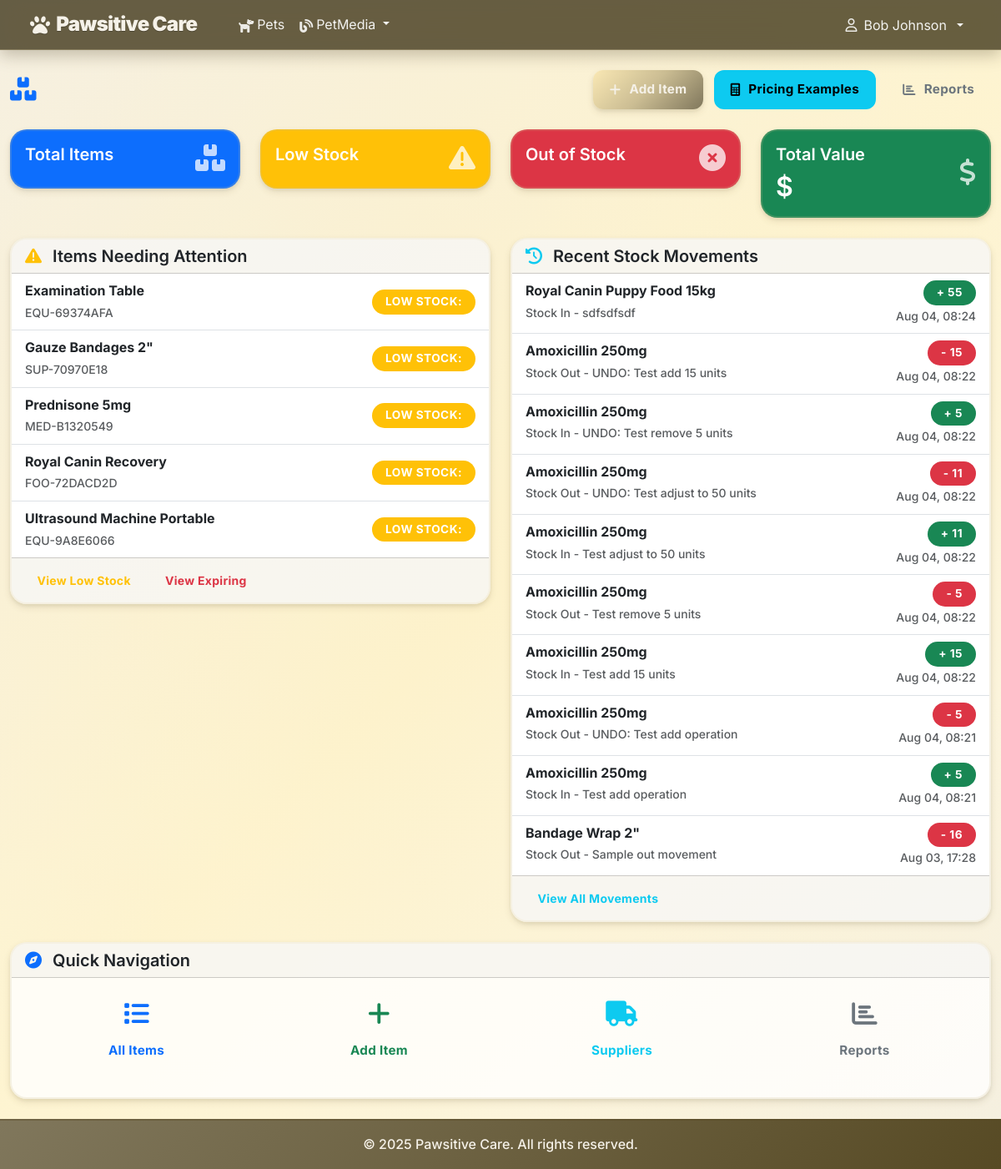
/inventory/ (signed in), run on the app's committed database.
### accounts/models.py (models this page shows, shortened)
class CustomUser(AbstractUser):
    ROLE_CHOICES = [
        ('admin', 'Admin'),
        ('vet', 'Veterinarian'),
        ('staff', 'Staff'),
        ('client', 'Client'),
    ]
    phone = models.CharField(max_length=20, blank=False)
    address = models.TextField(blank=False)
    role = models.CharField(max_length=10, choices=ROLE_CHOICES, default='client')
    def is_admin(self):
        return self.role == 'admin'
    def is_vet(self):
        return self.role == 'vet'
    def is_staff_member(self):
        return self.role == 'staff'

### inventory/models.py (models this page shows, shortened)
class InventoryItem(models.Model):
    CATEGORY_CHOICES = [
        ('MEDICINE', 'Medicine'),
        ('SUPPLY', 'Medical Supply'),
        ('EQUIPMENT', 'Equipment'),
        ('FOOD', 'Pet Food'),
        ('OTHER', 'Other'),
    ]
    UNIT_CHOICES = [
        ('PIECES', 'Pieces'),
        ('BOXES', 'Boxes'),
        ('BOTTLES', 'Bottles'),
        ('KILOGRAMS', 'Kilograms'),
        ('LITERS', 'Liters'),
        ('PACKS', 'Packs'),
    ]
    name = models.CharField(max_length=200)
    description = models.TextField(blank=True)
    sku = models.CharField(max_length=50, unique=True, help_text="Stock Keeping Unit")
    category = models.CharField(max_length=20, choices=CATEGORY_CHOICES)
    unit_price = models.DecimalField(max_digits=10, decimal_places=2)
    quantity_in_stock = models.PositiveIntegerField(default=0)
    unit = models.CharField(max_length=20, choices=UNIT_CHOICES, default='PIECES')
    minimum_stock_level = models.PositiveIntegerField(default=10)
    reorder_point = models.PositiveIntegerField(default=20)
    supplier = models.ForeignKey('Supplier', on_delete=models.SET_NULL, null=True, blank=True)
    expiry_date = models.DateField(null=True, blank=True)
    last_restocked = models.DateTimeField(null=True, blank=True)
    created_at = models.DateTimeField(auto_now_add=True)
    updated_at = models.DateTimeField(auto_now=True)
    is_active = models.BooleanField(default=True)
    objects = InventoryManager()
    class Meta:
        ordering = ['name']
        indexes = [
            models.Index(fields=['sku']),
            models.Index(fields=['category']),
            models.Index(fields=['quantity_in_stock']),
        ]

class StockMovement(models.Model):
    MOVEMENT_TYPES = [
        ('IN', 'Stock In'),
        ('OUT', 'Stock Out'),
        ('ADJUSTMENT', 'Adjustment'),
        ('EXPIRED', 'Expired'),
        ('DAMAGED', 'Damaged'),
    ]
    item = models.ForeignKey(InventoryItem, on_delete=models.CASCADE, related_name='movements')
    movement_type = models.CharField(max_length=20, choices=MOVEMENT_TYPES)
    quantity = models.PositiveIntegerField()
    reason = models.CharField(max_length=200)
    old_quantity = models.PositiveIntegerField()
    new_quantity = models.PositiveIntegerField()
    created_by = models.ForeignKey(settings.AUTH_USER_MODEL, on_delete=models.SET_NULL, null=True)
    created_at = models.DateTimeField(auto_now_add=True)
    notes = models.TextField(blank=True)
    class Meta:
        ordering = ['-created_at']

### inventory/views.py (the view)
# urls.py: path('', views.inventory_dashboard, name='dashboard'),
@login_required
def inventory_dashboard(request):
    repo = get_inventory_repo()
    total_items = repo.count_items()
    low_stock_items = repo.get_low_stock_items()
    expired_items = repo.get_expired_items()
    expiring_soon = repo.get_expiring_items(days=30)
    recent_movements = StockMovement.objects.select_related('item', 'created_by').order_by('-created_at')[:10]
    total_value = InventoryItem.objects.aggregate(
        total=Sum(F('unit_price') * F('quantity_in_stock'))
    )['total'] or 0
    context = {
        'total_items': total_items,
        'low_stock_count': low_stock_items.count(),
        'expired_count': expired_items.count(),
        'expiring_soon_count': expiring_soon.count(),
        'total_value': total_value,
        'recent_movements': recent_movements,
        'low_stock_items': low_stock_items[:5],  # Show first 5
        'expired_items': expired_items[:5],
        'expiring_soon_items': expiring_soon[:5],
    }
    return render(request, 'inventory/dashboard.html', context)

### inventory/models.py (called while the page is built)
    def get_queryset(self):
        return InventoryQuerySet(self.model, using=self._db)

### inventory/patterns/repository.py (called while the page is built)
def get_inventory_repo():
    return InventoryRepository()

    def count_items(self) -> int:
        return self.model_class.objects.filter(is_active=True).count()

    def get_low_stock_items(self, threshold: Optional[int] = None) -> models.QuerySet:
        if threshold is None:
            return self.model_class.objects.filter(
                quantity_in_stock__lte=F('minimum_stock_level')
            )
        else:
            return self.model_class.objects.filter(
                quantity_in_stock__lte=threshold
            )

    def get_expiring_items(self, days: int = 30) -> models.QuerySet:
        expiry_date = datetime.now().date() + timedelta(days=days)
        return self.model_class.objects.filter(
            expiry_date__lte=expiry_date,
            expiry_date__gte=datetime.now().date()
        )

    def get_expired_items(self) -> models.QuerySet:
        return self.model_class.objects.filter(
            expiry_date__lt=datetime.now().date()
        )

### petmedia/context_processors.py (called while the page is built)
def recent_blog_posts(request):
    try:
        recent_posts = repo_manager.posts.get_recent_posts(limit=3)
        return {'recent_blog_posts': recent_posts}
    except Exception:
        return {'recent_blog_posts': []}

def blog_stats(request):
    try:
        if request.user.is_authenticated:
            user_posts_count = repo_manager.posts.get_by_author(request.user).count()
            return {'user_blog_posts_count': user_posts_count}
        return {'user_blog_posts_count': 0}
    except Exception:
        return {'user_blog_posts_count': 0}

### petmedia/patterns/repository.py (called while the page is built)
    def get_by_author(self, author: 'User') -> QuerySet['BlogPost']:
        return self.model.objects.filter(
            author=author
        ).select_related('category', 'related_pet')

    def get_recent_posts(self, limit: int = 10) -> QuerySet['BlogPost']:
        return self.model.objects.filter(
            is_published=True
        ).order_by('-created_at')[:limit].select_related('author', 'category', 'related_pet')

    @property
    def posts(self) -> BlogPostRepository:
        if self._post_repo is None:
            self._post_repo = BlogPostRepository()
        return self._post_repo

### inventory/templates/inventory/dashboard.html (shortened to what this page needs)
{% extends 'base.html' %}
{% load static %}
{% block content %}
<div class="container-fluid py-4">
  <div class="row mb-4">
    <div class="col-12">
      <div class="d-flex justify-content-between align-items-center">
        <h1 class="h3 mb-0">
          <i class="fas fa-boxes text-primary me-2"></i>
        </h1>
        <div>
          <a href="{% url 'inventory:item_create' %}" class="btn btn-primary me-2">
            <i class="fas fa-plus"></i> Add Item
          </a>
          <a href="{% url 'inventory:pricing_examples' %}" class="btn btn-info me-2">
            <i class="fas fa-calculator"></i> Pricing Examples
          </a>
          <a href="{% url 'inventory:reports' %}" class="btn btn-outline-secondary">
            <i class="fas fa-chart-bar"></i> Reports
          </a>
        </div>
      </div>
    </div>
  </div>
  <div class="row mb-4">
    <div class="col-md-3">
      <div class="card bg-primary text-white">
        <div class="card-body">
          <div class="d-flex justify-content-between">
            <div>
              <h5 class="card-title">Total Items</h5>
            </div>
            <div class="align-self-center">
              <i class="fas fa-boxes fa-2x opacity-75"></i>
            </div>
          </div>
        </div>
      </div>
    </div>
    <div class="col-md-3">
      <div class="card bg-warning text-white">
        <div class="card-body">
          <div class="d-flex justify-content-between">
            <div>
              <h5 class="card-title">Low Stock</h5>
            </div>
            <div class="align-self-center">
              <i class="fas fa-exclamation-triangle fa-2x opacity-75"></i>
            </div>
          </div>
        </div>
      </div>
    </div>
    <div class="col-md-3">
      <div class="card bg-danger text-white">
        <div class="card-body">
          <div class="d-flex justify-content-between">
            <div>
              <h5 class="card-title">Out of Stock</h5>
            </div>
            <div class="align-self-center">
              <i class="fas fa-times-circle fa-2x opacity-75"></i>
            </div>
          </div>
        </div>
      </div>
    </div>
    <div class="col-md-3">
      <div class="card bg-success text-white">
        <div class="card-body">
          <div class="d-flex justify-content-between">
            <div>
              <h5 class="card-title">Total Value</h5>
              <h2 class="mb-0">$
              </h2>
            </div>
            <div class="align-self-center">
              <i class="fas fa-dollar-sign fa-2x opacity-75"></i>
            </div>
          </div>
        </div>
      </div>
    </div>
  </div>
  <div class="row mb-4">
    <div class="col-md-6">
      <div class="card">
        <div class="card-header">
          <h5 class="card-title mb-0">
            <i class="fas fa-exclamation-triangle text-warning me-2"></i>
            Items Needing Attention
          </h5>
        </div>
        <div class="card-body p-0">
          {% if low_stock_items or expiring_items %}
          <div class="list-group list-group-flush">
            {% for item in low_stock_items %}
            <div class="list-group-item d-flex justify-content-between align-items-center">
              <div>
                <strong>
                  {{ item.name }}</strong>
                <br>
                <small class="text-muted">
                  {{ item.sku }}</small>
              </div>
              <span class="badge bg-warning">
                Low Stock:
              </span>
            </div>
            {% endfor %}
          </div>
          {% else %}
          <div class="p-3 text-center text-muted">
            <i class="fas fa-check-circle fa-2x mb-2"></i>
            <p class="mb-0">All items are in good condition!</p>
          </div>
          {% endif %}
        </div>
        <div class="card-footer">
          <a href="{% url 'inventory:item_list' %}?low_stock=1" class="btn btn-sm btn-outline-warning me-2">
            View Low Stock
          </a>
          <a href="{% url 'inventory:item_list' %}?expiring=1" class="btn btn-sm btn-outline-danger">
            View Expiring
          </a>
        </div>
      </div>
    </div>
    <div class="col-md-6">
      <div class="card">
        <div class="card-header">
          <h5 class="card-title mb-0">
            <i class="fas fa-history text-info me-2"></i>
            Recent Stock Movements
          </h5>
        </div>
        <div class="card-body p-0">
          {% if recent_movements %}
          <div class="list-group list-group-flush">
            {% for movement in recent_movements %}
            <div class="list-group-item">
              <div class="d-flex justify-content-between align-items-start">
                <div>
                  <strong>
                    {{ movement.item.name }}</strong>
                  <br>
                  <small class="text-muted">
                    {{ movement.get_movement_type_display }} -
                    {{ movement.reason }}
                  </small>
                </div>
                <div class="text-end">
                  <span class="badge {% if movement.movement_type == 'IN' %}bg-success{% else %}bg-danger{% endif %}">
                    {% if movement.movement_type == 'IN' %}+{% else %}-{% endif %}
                    {{ movement.quantity }}
                  </span>
                  <br>
                  <small class="text-muted">
                    {{ movement.created_at|date:"M d, H:i" }}</small>
                </div>
              </div>
            </div>
            {% endfor %}
          </div>
          {% else %}
          <div class="p-3 text-center text-muted">
            <i class="fas fa-box-open fa-2x mb-2"></i>
            <p class="mb-0">No recent stock movements</p>
          </div>
          {% endif %}
        </div>
        <div class="card-footer">
          <a href="{% url 'inventory:reports' %}" class="btn btn-sm btn-outline-info">
            View All Movements
          </a>
        </div>
      </div>
    </div>
  </div>
  <div class="row">
    <div class="col-12">
      <div class="card">
        <div class="card-header">
          <h5 class="card-title mb-0">
            <i class="fas fa-compass text-primary me-2"></i>
            Quick Navigation
          </h5>
        </div>
        <div class="card-body">
          <div class="row">
            <div class="col-md-3 mb-3">
              <a href="{% url 'inventory:item_list' %}" class="btn btn-outline-primary w-100 h-100 d-flex flex-column justify-content-center">
                <i class="fas fa-list fa-2x mb-2"></i>
                <span>All Items</span>
              </a>
            </div>
            <div class="col-md-3 mb-3">
              <a href="{% url 'inventory:item_create' %}" class="btn btn-outline-success w-100 h-100 d-flex flex-column justify-content-center">
                <i class="fas fa-plus fa-2x mb-2"></i>
                <span>Add Item</span>
              </a>
            </div>
            <div class="col-md-3 mb-3">
              <a href="{% url 'inventory:supplier_list' %}" class="btn btn-outline-info w-100 h-100 d-flex flex-column justify-content-center">
                <i class="fas fa-truck fa-2x mb-2"></i>
                <span>Suppliers</span>
              </a>
            </div>
            <div class="col-md-3 mb-3">
              <a href="{% url 'inventory:reports' %}" class="btn btn-outline-secondary w-100 h-100 d-flex flex-column justify-content-center">
                <i class="fas fa-chart-bar fa-2x mb-2"></i>
                <span>Reports</span>
              </a>
            </div>
          </div>
        </div>
      </div>
    </div>
  </div>
</div>
{% endblock %}

### accounts/templates/base.html (shortened to what this page needs)
<!DOCTYPE html>
<html lang="en">
<head>
  <link href="https://cdn.jsdelivr.net/npm/bootstrap@5.3.0/dist/css/bootstrap.min.css" rel="stylesheet">
  <link href="https://cdnjs.cloudflare.com/ajax/libs/font-awesome/6.0.0/css/all.min.css" rel="stylesheet">
  {% load static %}
  <link rel="stylesheet" href="{% static 'style.css' %}">
</head>
<body>
  <nav class="navbar navbar-expand-lg navbar-dark app-navbar">
    <div class="container-fluid nav-inner">
      <a class="navbar-brand d-flex align-items-center gap-2" href="{% url 'home' %}">
        <i class="fas fa-paw"></i>
        <span>Pawsitive Care</span>
      </a>
      <div class="collapse navbar-collapse" id="navbarNav">
        {% if user.is_authenticated %}
        <ul class="navbar-nav me-auto">
          <li class="nav-item">
            <a class="nav-link" href="{% url 'pets:pet_list' %}">
              <i class="fa-solid fa-dog me-1"></i>Pets
            </a>
          </li>
          <li class="nav-item dropdown">
            <a class="nav-link dropdown-toggle" href="#" id="blogDropdown" role="button" data-bs-toggle="dropdown" aria-expanded="false">
              <i class="fas fa-blog me-1"></i>PetMedia
            </a>
          </li>
        </ul>
        <ul class="navbar-nav">
          <li class="nav-item dropdown">
            <a class="nav-link dropdown-toggle d-flex align-items-center gap-2" href="#" id="userDropdown" role="button" data-bs-toggle="dropdown" aria-expanded="false">
              <i class="fa-regular fa-user"></i>
              <span>
                {{ user.get_full_name|default:user.username }}</span>
            </a>
          </li>
        </ul>
        {% endif %}
      </div>
    </div>
  </nav>
  <main class=>
    {% block content %}{% endblock %}
  </main>
  <footer class="py-3 mt-auto">
    <div class="container text-center">
      <p class="mb-0">&copy; {% now "Y" %} Pawsitive Care. All rights reserved.</p>
    </div>
  </footer>
</body>
</html>

### data on the page
CustomUser: get_full_name "Bob Johnson"
InventoryItem: name "Examination Table", sku "EQU-69374AFA"
InventoryItem: name "Gauze Bandages 2\"", sku "SUP-70970E18"
InventoryItem: name "Prednisone 5mg", sku "MED-B1320549"
InventoryItem: name "Royal Canin Recovery", sku "FOO-72DACD2D"
InventoryItem: name "Ultrasound Machine Portable", sku "EQU-9A8E6066"
StockMovement: item.name "Royal Canin Puppy Food 15kg", movement_type "Stock In", reason "sdfsdfsdf", quantity "55", created_at "Aug 04, 08:24"
StockMovement: item.name "Amoxicillin 250mg", movement_type "Stock Out", reason "UNDO: Test add 15 units", quantity "15", created_at "Aug 04, 08:22"
StockMovement: item.name "Amoxicillin 250mg", movement_type "Stock In", reason "UNDO: Test remove 5 units", quantity "5", created_at "Aug 04, 08:22"
StockMovement: item.name "Amoxicillin 250mg", movement_type "Stock Out", reason "UNDO: Test adjust to 50 units", quantity "11", created_at "Aug 04, 08:22"
StockMovement: item.name "Amoxicillin 250mg", movement_type "Stock In", reason "Test adjust to 50 units", quantity "11", created_at "Aug 04, 08:22"
StockMovement: item.name "Amoxicillin 250mg", movement_type "Stock Out", reason "Test remove 5 units", quantity "5", created_at "Aug 04, 08:22"
StockMovement: item.name "Amoxicillin 250mg", movement_type "Stock In", reason "Test add 15 units", quantity "15", created_at "Aug 04, 08:22"
StockMovement: item.name "Amoxicillin 250mg", movement_type "Stock Out", reason "UNDO: Test add operation", quantity "5", created_at "Aug 04, 08:21"
StockMovement: item.name "Amoxicillin 250mg", movement_type "Stock In", reason "Test add operation", quantity "5", created_at "Aug 04, 08:21"
StockMovement: item.name "Bandage Wrap 2\"", movement_type "Stock Out", reason "Sample out movement", quantity "16", created_at "Aug 03, 17:28"
